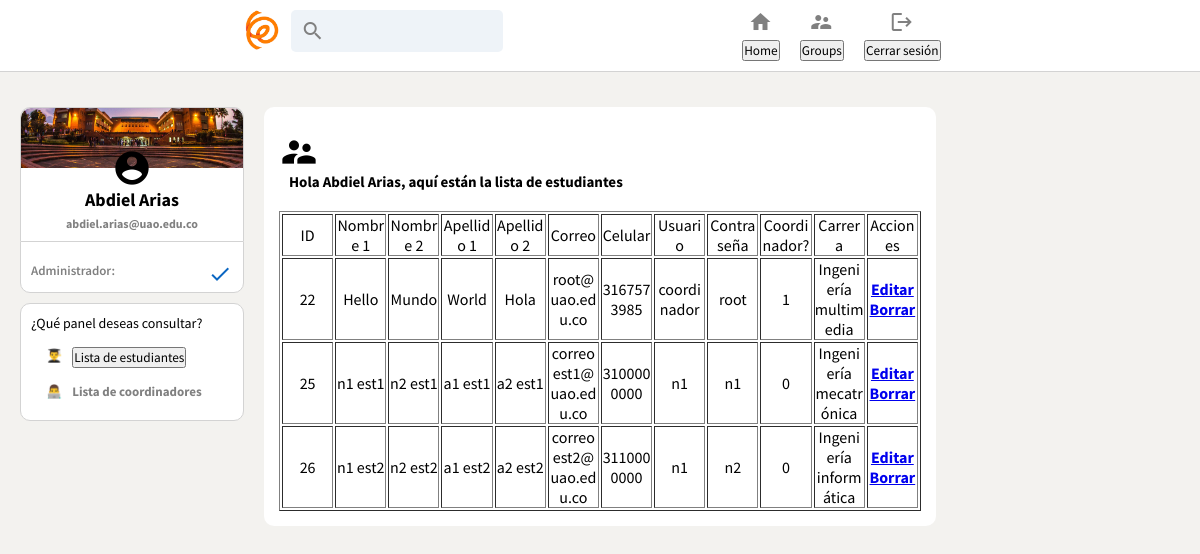
/ogedb-project/lista-estudiante.php (signed in), run on the app's committed database.
### tables this page shows
CREATE TABLE `cuentas` (
  `idCuenta` int(11) NOT NULL AUTO_INCREMENT,
  `nombre1Cuenta` varchar(50) NOT NULL,
  `nombre2Cuenta` varchar(50) NOT NULL,
  `apellido1Cuenta` varchar(50) NOT NULL,
  `apellido2Cuenta` varchar(50) NOT NULL,
  `correoInstitucional` varchar(100) NOT NULL,
  `numeroCelular` varchar(10) NOT NULL,
  `usuarioCuenta` varchar(50) NOT NULL,
  `contraseniaCuenta` varchar(50) NOT NULL,
  `esCoordinador` tinyint(1) NOT NULL,
  `nombreCarrera` varchar(255) NOT NULL,
  PRIMARY KEY (`idCuenta`)
);

### ogedb-project/lista-estudiante.php (the view, shortened to what this page needs)
<?php
if (isset($_SESSION['idAdmin']) && isset($_SESSION['user_name'])) {
 ?>
<html lang="en">
<head>
    <link rel="stylesheet" type="text/css" href="css/sourcesanspro-font.css">
    <link rel="stylesheet" href="css/style.css">
    <link rel="stylesheet" href="css/stylehome_pro.css" />
</head>
<body>
    <div class="header">
        <div class="header__left">
            <img src="images/oge_student.png" alt="" onclick="window.open('home_pro.php','_self');"/>
            <div class="header__search">
            <i class="material-icons"> search </i>
            <input type="text">
            </div>
        </div>
        <div class="header__right">
            <div class="headerOption">
            <i class="material-icons headerOption__icon"> home </i>
            <h3><a href="home_pro.php"><input type="button" value="Home"></a></h3>
        </div>
        <div class="headerOption">
            <i class="material-icons headerOption__icon"> supervisor_account </i>
            <h3><a href="grupos.php"><input type="button" value="Groups"></a></h3>
        </div>
        <div class="headerOption">
            <i class="material-icons headerOption__icon" type=> logout </i>
            <h3><a href="logout.php"><input type="button" value="Cerrar sesión"></a></h3>
        </div>
        </div>
    </div>
    <div class="body__main">
        <div class="sidebar">
            <div class="sidebar__top">
                <img src="images/CAMPUS-PLANEACION.jpg" alt="" />
                <i class="material-icons sidebar__topAvatar"> account_circle </i>
                <h2><?php echo $_SESSION['nombre1Admin']; ?> <?php echo $_SESSION['apellido1Admin']?></h2>
                <h4><?php echo $_SESSION['correoAdmin']; ?></h4>
            </div>
            <div class="sidebar__stats">
                <div class="sidebar__stat">
                    <p>Administrador:</p>
                    <p class="sidebar__statNumber">
                       <i class="material-icons headerOption__icon">check</i>
                    </p>
                </div>
            </div>
            <div class="sidebar__bottom">
                <p>¿Qué panel deseas consultar?</p>
                <div class="sidebar__recentItem">
                    <span class="sidebar__hash">👨‍🎓</span>
                    <p>
                    <h3><a href="lista-estudiante.php"><input type="button" value="Lista de estudiantes"></a></h3>
                    </p>
                </div>
                <div class="sidebar__recentItem">
                    <span class="sidebar__hash">👨‍💻</span>
                    <p>Lista de coordinadores</p>
                </div>
            </div>
        </div>
        <div class="feed">
            <div class="post">
		<table border="1">
                <tr>
                <div class="post__header">
                    <td>ID</td>
                    <td>Nombre 1</td>
                    <td>Nombre 2</td>
                    <td>Apellido 1</td>
                    <td>Apellido 2</td>
                    <td>Correo</td>
                    <td>Celular</td>
                    <td>Usuario</td>
                    <td>Contraseña</td>
                    <td>Coordinador?</td>
                    <td>Carrera</td>
                    <td>Acciones</td>
                    <i class="material-icons sidebar__topAvatar"> supervisor_account </i>
                    <div class="post__info">
                        <h2>Hola <?php echo $_SESSION['nombre1Admin']?> <?php echo $_SESSION['apellido1Admin']?>,
                        aquí están la lista de estudiantes
                    </h2>
                    <br>
                    </div>
                </div>
                </tr>
                <?php
                    $sname= "localhost";
                    $unmae= "root";
                    $password = "root";
                    $db_name = "oge_bd";
                    $conn = mysqli_connect($sname, $unmae, $password, $db_name);
                $sqlshow ="SELECT * FROM cuentas";
                $resultshow = mysqli_query($conn,$sqlshow);
                if(mysqli_num_rows($resultshow)>0){
                    while($row = mysqli_fetch_assoc($resultshow)){
                        ?>
                <tr>
                <div class="feed__inputOptions">
                    <td><?php echo $row['idCuenta'];?></td>
                    <td><?php echo $row['nombre1Cuenta'];?></td>
                    <td><?php echo $row['nombre2Cuenta'];?></td>
                    <td><?php echo $row['apellido1Cuenta'];?></td>
                    <td><?php echo $row['apellido2Cuenta'];?></td>
                    <td><?php echo $row['correoInstitucional'];?></td>
                    <td><?php echo $row['numeroCelular'];?></td>
                    <td><?php echo $row['usuarioCuenta'];?></td>
                    <td><?php echo $row['contraseniaCuenta'];?></td>
                    <td><?php echo $row['esCoordinador'];?></td>
                    <td><?php echo $row['nombreCarrera'];?></td>
                    <td>
                        <h4>
                        <a href="editar-estudiante.php?idCuenta=<?php echo $row["idCuenta"];?>" class="">Editar</a>
                        <a href="borrar-estudiante.php?idCuenta=<?php echo $row["idCuenta"];?>" class="">Borrar</a>
                    </td>
                    </div>
                </div>
                <?php
                }
            }?>
</body>
</html>
<?php
}
?>

### ogedb-project/css/style.css (style rules this page uses)
body { margin: 0; }

### ogedb-project/css/stylehome_pro.css (style rules this page uses)
* { margin: 0; padding: 0; font-family: 'Source Sans Pro', sans-serif; }
body { background-color: #f3f2ef; display: flex; flex-direction: column; align-items: center; }
.header__left img { object-fit: contain; height: 40px; margin-right: 10px; }
.header { width: 100%; display: flex; position: sticky; top: 0; z-index: 999; justify-content: space-evenly; border-bottom: 0.1px solid lightgray; padding-top: 10px; padding-bottom: 10px; width: 100%; background-color: white; }
.header__left { display: flex; }
.header__right { display: flex; }
table { table-layout: fixed; width: 100%; word-wrap: break-word; text-align: center; }
.header__search { padding: 10px; display: flex; align-items: center; border-radius: 5px; height: 22px; color: gray; background-color: #eef3f8; }
.header__search > input { outline: none; border: none; background: none; }
.headerOption { display: flex; flex-direction: column; align-items: center; margin-right: 20px; color: gray; cursor: pointer; }
.headerOption h3 { font-size: 12px; margin-top: 10px; font-weight: 400; }
.headerOption__icon { margin-right: 5px; height: 20px; width: 20px; }
.body__main { display: flex; margin-top: 35px; max-width: 1200px; margin-left: 20px; margin-right: 20px; }
.sidebar { position: sticky; top: 80px; flex: 0.2; border-radius: 10px; text-align: center; height: fit-content; }
.sidebar__top > img { margin-bottom: -20px; width: 100%; height: 60px; border-top-left-radius: 10px; border-top-right-radius: 10px; object-fit: cover; }
.sidebar__top { display: flex; flex-direction: column; align-items: center; border: 1px solid lightgray; border-bottom: 0; border-top-left-radius: 10px; border-top-right-radius: 10px; background-color: white; padding-bottom: 10px; }
.sidebar__topAvatar { font-size: 40px; }
.sidebar__stats { padding: 10px; margin-bottom: 10px; border: 1px solid lightgray; background-color: white; border-bottom-left-radius: 10px; border-bottom-right-radius: 10px; }
.sidebar__stat { margin-top: 10px; display: flex; justify-content: space-between; }
.sidebar__stat > p { color: gray; font-size: 13px; font-weight: 600; }
.sidebar__statNumber { font-weight: bold; color: #0a66c2 !important; }
.sidebar__top > h4 { color: gray; font-size: 12px; margin-top: 5px; }
.sidebar__top > h2 { font-size: 18px; }
.sidebar__bottom { text-align: left; padding: 10px; border: 1px solid lightgray; background-color: white; border-radius: 10px; margin-top: 10px; }
.sidebar__recentItem { display: flex; font-size: 13px; color: gray; font-weight: bolder; cursor: pointer; margin-bottom: 5px; padding: 5px; }
.sidebar__hash { margin-right: 10px; margin-left: 10px; }
.sidebar__bottom > p { font-size: 14px; padding-bottom: 10px; }
.feed { flex: 0.6; margin: 0 20px; }
.feed__inputOptions { display: flex; justify-content: space-evenly; }
.post { background-color: white; padding: 15px; margin-bottom: 10px; border-radius: 10px; }
.post__header { display: flex; margin-bottom: 10px; }
.post__info { margin-left: 10px; }
.post__info > h2 { font-size: 15px; }

### data on the page
cuentas: idCuenta "22", nombre1Cuenta "Hello", nombre2Cuenta "Mundo", apellido1Cuenta "World", apellido2Cuenta "Hola", correoInstitucional "root@uao.edu.co", numeroCelular "3167573985", usuarioCuenta "coordinador", contraseniaCuenta "root", esCoordinador "1", nombreCarrera "Ingeniería multimedia"
cuentas: idCuenta "25", nombre1Cuenta "n1 est1", nombre2Cuenta "n2 est1", apellido1Cuenta "a1 est1", apellido2Cuenta "a2 est1", correoInstitucional "correoest1@uao.edu.co", numeroCelular "3100000000", usuarioCuenta "n1", contraseniaCuenta "n1", esCoordinador "0", nombreCarrera "Ingeniería mecatrónica"
cuentas: idCuenta "26", nombre1Cuenta "n1 est2", nombre2Cuenta "n2 est2", apellido1Cuenta "a1 est2", apellido2Cuenta "a2 est2", correoInstitucional "correoest2@uao.edu.co", numeroCelular "3110000000", usuarioCuenta "n1", contraseniaCuenta "n2", esCoordinador "0", nombreCarrera "Ingeniería informática"

### other printed values
$_SESSION['nombre1Admin'] "Abdiel"
$_SESSION['apellido1Admin'] "Arias"
$_SESSION['correoAdmin'] "abdiel.arias@uao.edu.co"
